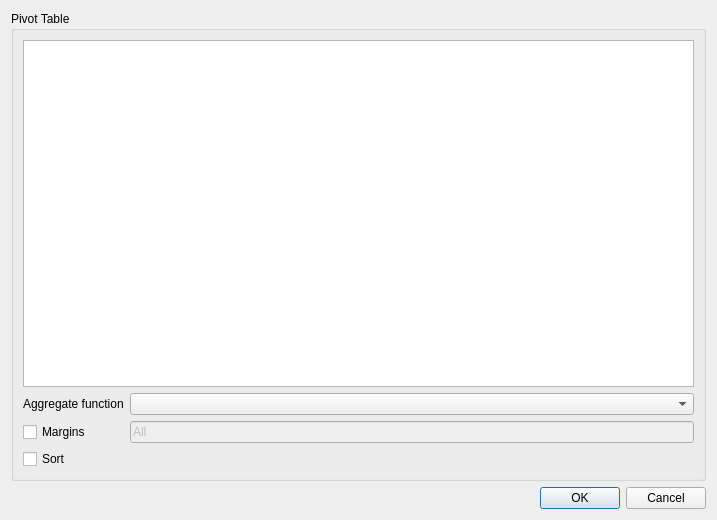
<?xml version="1.0" encoding="UTF-8"?>
<ui version="4.0">
 <class>DataFrameCreatePivotTableDialog</class>
 <widget class="QDialog" name="DataFrameCreatePivotTableDialog">
  <property name="geometry">
   <rect>
    <x>0</x>
    <y>0</y>
    <width>717</width>
    <height>520</height>
   </rect>
  </property>
  <property name="windowTitle">
   <string>Pivot Table Guide</string>
  </property>
  <layout class="QVBoxLayout" name="verticalLayout">
   <item>
    <widget class="QGroupBox" name="groupBoxDADialogDataFrameInterpolate">
     <property name="title">
      <string>Pivot Table</string>
     </property>
     <layout class="QGridLayout" name="gridLayout">
      <item row="0" column="0" colspan="2">
       <widget class="QTableView" name="tableViewParameter"/>
      </item>
      <item row="1" column="0">
       <widget class="QLabel" name="labelAggfunc">
        <property name="text">
         <string>Aggregate function</string>
        </property>
       </widget>
      </item>
      <item row="1" column="1">
       <widget class="QComboBox" name="comboBoxAggfunc"/>
      </item>
      <item row="3" column="0">
       <widget class="QCheckBox" name="checkBoxMargins">
        <property name="toolTip">
         <string>Special All columns and rows will be added with partial group aggregates across the categories on the rows and columns</string>
        </property>
        <property name="text">
         <string>Margins</string>
        </property>
       </widget>
      </item>
      <item row="4" column="0" colspan="2">
       <widget class="QCheckBox" name="checkBoxSort">
        <property name="toolTip">
         <string>Specifies if the result should be sorted.</string>
        </property>
        <property name="text">
         <string>Sort</string>
        </property>
       </widget>
      </item>
      <item row="3" column="1">
       <widget class="QLineEdit" name="lineEditMarginsName">
        <property name="enabled">
         <bool>false</bool>
        </property>
        <property name="toolTip">
         <string>Name of the row / column that will contain the totals</string>
        </property>
        <property name="autoFillBackground">
         <bool>false</bool>
        </property>
        <property name="text">
         <string>All</string>
        </property>
       </widget>
      </item>
     </layout>
    </widget>
   </item>
   <item>
    <layout class="QHBoxLayout" name="horizontalLayout">
     <item>
      <spacer name="horizontalSpacer">
       <property name="orientation">
        <enum>Qt::Orientation::Horizontal</enum>
       </property>
       <property name="sizeHint" stdset="0">
        <size>
         <width>40</width>
         <height>20</height>
        </size>
       </property>
      </spacer>
     </item>
     <item>
      <widget class="QPushButton" name="pushButtonOK">
       <property name="text">
        <string>OK</string>
       </property>
       <property name="default">
        <bool>true</bool>
       </property>
      </widget>
     </item>
     <item>
      <widget class="QPushButton" name="pushButtonCancel">
       <property name="text">
        <string>Cancel</string>
       </property>
      </widget>
     </item>
    </layout>
   </item>
  </layout>
 </widget>
 <resources>
  <include location="../icon.qrc"/>
 </resources>
 <connections>
  <connection>
   <sender>pushButtonOK</sender>
   <signal>clicked()</signal>
   <receiver>DataFrameCreatePivotTableDialog</receiver>
   <slot>accept()</slot>
   <hints>
    <hint type="sourcelabel">
     <x>620</x>
     <y>509</y>
    </hint>
    <hint type="destinationlabel">
     <x>154</x>
     <y>130</y>
    </hint>
   </hints>
  </connection>
  <connection>
   <sender>pushButtonCancel</sender>
   <signal>clicked()</signal>
   <receiver>DataFrameCreatePivotTableDialog</receiver>
   <slot>reject()</slot>
   <hints>
    <hint type="sourcelabel">
     <x>706</x>
     <y>509</y>
    </hint>
    <hint type="destinationlabel">
     <x>311</x>
     <y>115</y>
    </hint>
   </hints>
  </connection>
  <connection>
   <sender>checkBoxMargins</sender>
   <signal>toggled(bool)</signal>
   <receiver>lineEditMarginsName</receiver>
   <slot>setEnabled(bool)</slot>
   <hints>
    <hint type="sourcelabel">
     <x>58</x>
     <y>440</y>
    </hint>
    <hint type="destinationlabel">
     <x>320</x>
     <y>442</y>
    </hint>
   </hints>
  </connection>
 </connections>
</ui>
